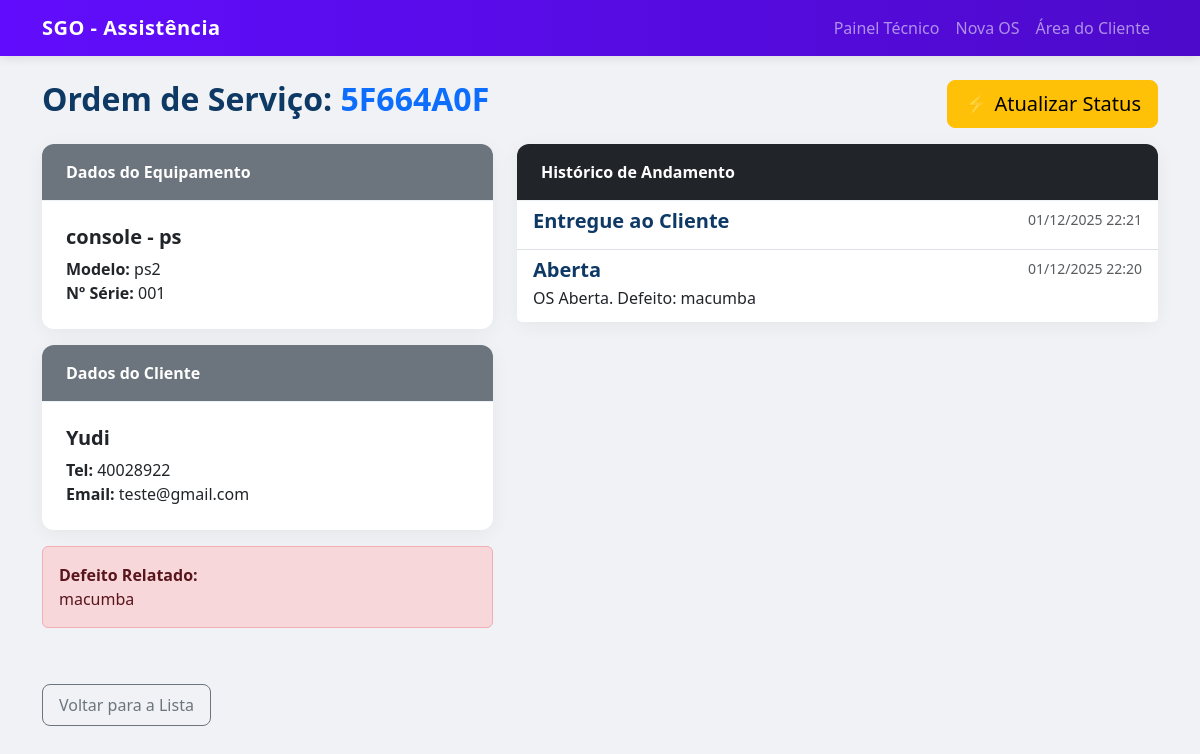
Page /os/2/ on the committed database.
### tcc/models.py (models this page shows, shortened)
class OrdemDeServico(models.Model):
    STATUS_CHOICES = [
        ('aberto', 'Aberta'),
        ('em_analise', 'Em Análise'),
        ('aguardando_peca', 'Aguardando Peça'),
        ('em_reparo', 'Em Reparo'),
        ('concluido', 'Concluído'),
        ('entregue', 'Entregue ao Cliente'),
    ]
    cliente = models.ForeignKey(Cliente, on_delete=models.CASCADE)
    equipamento = models.ForeignKey(Equipamento, on_delete=models.CASCADE)
    data_abertura = models.DateTimeField(auto_now_add=True)
    defeito_relatado = models.TextField(help_text="Descrição do defeito pelo cliente.")
    status_atual = models.CharField(max_length=20, choices=STATUS_CHOICES, default='aberto')
    codigo_consulta = models.CharField(
        max_length=8,
        unique=True,
        editable=False,
        default=uuid.uuid4().hex[:8].upper()
    )
    class Meta:
        verbose_name = "Ordem de Serviço"
        verbose_name_plural = "Ordens de Serviço"
        ordering = ['-data_abertura'] # Ordena pela mais recente

class Equipamento(models.Model):
    tipo = models.CharField(max_length=50, help_text="Ex: Computador, Telemóvel, TV")
    marca = models.CharField(max_length=50)
    modelo = models.CharField(max_length=50)
    numero_serie = models.CharField(max_length=100, unique=True, blank=True, null=True)
    class Meta:
        verbose_name = "Equipamento"
        verbose_name_plural = "Equipamentos"

class Cliente(models.Model):
    nome = models.CharField(max_length=100)
    telefone = models.CharField(max_length=20, blank=True, null=True)
    email = models.EmailField(blank=True, null=True)
    class Meta:
        verbose_name = "Cliente"
        verbose_name_plural = "Clientes"

class AtualizacaoStatus(models.Model):
    os = models.ForeignKey(OrdemDeServico, on_delete=models.CASCADE)
    data_atualizacao = models.DateTimeField(auto_now_add=True)
    novo_status = models.CharField(max_length=20, choices=OrdemDeServico.STATUS_CHOICES)
    observacoes = models.TextField(blank=True, help_text="Detalhes da atualização (ex: 'Diagnóstico: Placa-mãe danificada')")
    class Meta:
        verbose_name = "Atualização de Status"
        verbose_name_plural = "Atualizações de Status"
        ordering = ['data_atualizacao']

### tcc/views.py (the view)
# urls.py: path('os/<int:pk>/', views.OSDetailView.as_view(), name='detalhe_os'),
class OSDetailView(DetailView):
    model = OrdemDeServico
    template_name = 'os/os_detail.html'
    context_object_name = 'os'
    def get_context_data(self, **kwargs):
        context = super().get_context_data(**kwargs)
        context['historico'] = self.object.atualizacaostatus_set.all().order_by('-data_atualizacao')
        return context

### tcc/templates/os/os_detail.html
{% extends 'os/base.html' %}
{% block content %}
<div class="row mb-3">
    <div class="col-md-8">
        <h2>Ordem de Serviço: <span class="text-primary">{{ os.codigo_consulta }}</span></h2>
    </div>
    <div class="col-md-4 text-end">
        <a href="{% url 'atualizar_status' os.id %}" class="btn btn-warning btn-lg">
            ⚡ Atualizar Status
        </a>
    </div>
</div>
<div class="row">
    <div class="col-md-5 mb-4">
        <div class="card mb-3">
            <div class="card-header bg-secondary text-white">Dados do Equipamento</div>
            <div class="card-body">
                <h5 class="card-title">{{ os.equipamento.tipo }} - {{ os.equipamento.marca }}</h5>
                <p class="card-text">
                    <strong>Modelo:</strong> {{ os.equipamento.modelo }}<br>
                    <strong>Nº Série:</strong> {{ os.equipamento.numero_serie|default:"-" }}
                </p>
            </div>
        </div>
        <div class="card mb-3">
            <div class="card-header bg-secondary text-white">Dados do Cliente</div>
            <div class="card-body">
                <h5 class="card-title">{{ os.cliente.nome }}</h5>
                <p class="card-text">
                    <strong>Tel:</strong> {{ os.cliente.telefone }}<br>
                    <strong>Email:</strong> {{ os.cliente.email }}
                </p>
            </div>
        </div>
        <div class="alert alert-danger">
            <strong>Defeito Relatado:</strong><br>
            {{ os.defeito_relatado }}
        </div>
    </div>
    <div class="col-md-7">
        <div class="card">
            <div class="card-header bg-dark text-white">Histórico de Andamento</div>
            <div class="list-group list-group-flush">
                {% for item in historico %}
                <div class="list-group-item">
                    <div class="d-flex w-100 justify-content-between">
                        <h5 class="mb-1">{{ item.get_novo_status_display }}</h5>
                        <small class="text-muted">{{ item.data_atualizacao|date:"d/m/Y H:i" }}</small>
                    </div>
                    <p class="mb-1">{{ item.observacoes }}</p>
                </div>
                {% empty %}
                <div class="list-group-item">Sem histórico registado.</div>
                {% endfor %}
            </div>
        </div>
    </div>
</div>
<div class="mt-3">
    <a href="{% url 'lista_os' %}" class="btn btn-outline-secondary">Voltar para a Lista</a>
</div>
{% endblock %}

### tcc/static/css/style.css (style rules this page uses)
:root { --primary-color: #610dfd; --primary-dark: #4d0aca; --secondary-bg: #f8f9fa; --card-shadow: 0 4px 20px rgba(0, 0, 0, 0.05); --border-radius: 12px; }
body { background-color: #f0f2f5; font-family: 'Segoe UI', Roboto, 'Helvetica Neue', sans-serif; color: #343a40; }
h1, h2, h3, h4, h5 { font-weight: 600; color: #0e3965; }
.card { border: none; border-radius: var(--border-radius); box-shadow: var(--card-shadow); background-color: #fff; margin-bottom: 1.5rem; transition: transform 0.2s ease-in-out; }
.card-header { background-color: #fff; border-bottom: 1px solid #edf2f7; border-radius: var(--border-radius) var(--border-radius) 0 0 !important; font-weight: 600; padding: 1rem 1.5rem; color: var(--primary-color); }
.card-body { padding: 1.5rem; }
.btn { border-radius: 8px; padding: 0.5rem 1rem; font-weight: 500; transition: all 0.3s; }

### rows in the picture
OrdemDeServico: codigo_consulta "5F664A0F", equipamento.tipo "console", equipamento.marca "ps", equipamento.modelo "ps2", equipamento.numero_serie "001", cliente.nome "Yudi", cliente.telefone "40028922", cliente.email "teste@gmail.com", defeito_relatado "macumba"
AtualizacaoStatus: novo_status "Entregue ao Cliente", data_atualizacao "01/12/2025 22:21"
AtualizacaoStatus: novo_status "Aberta", data_atualizacao "01/12/2025 22:20", observacoes "OS Aberta. Defeito: macumba"
